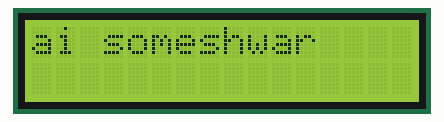
Bench run of a sketch on a simulated Arduino Uno, built with avr-gcc and run on an emulated ATmega328P. Shown: 16×2 character LCD.

Above: at 1.13 s.
At 2.19 s:
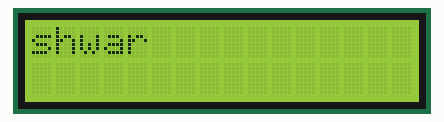
At 3.24 s:
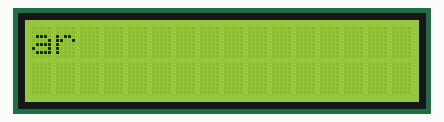
At 5.34 s:
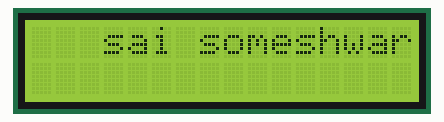
At 7.44 s:
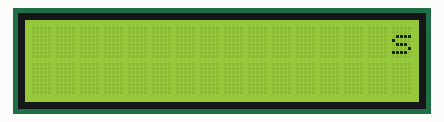
At 9.7 s:
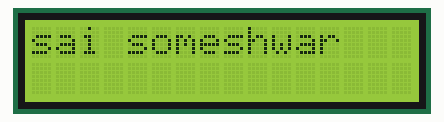

Measured:
- by itself, everything shown: repeats every 9.7 s, in 58 steps
- what the display in image 5 shows lasts 1.2 s, from 9.6 s to 10.8 s

The sketch:

L.C.D_Scroll.ino
```cpp
#include <LiquidCrystal.h>
LiquidCrystal Lcd(12,11,5,4,3,2);
void setup()
{
  Lcd.begin(16,2);
  Lcd.print("sai someshwar");
  delay(1000);

}

void loop()
{
  int a;
  for(int a=0;a<13;a++)
  {
    Lcd.scrollDisplayLeft();
    delay(150);
  }
  for(int a=0;a<29;a++)
  {
    Lcd.scrollDisplayRight();
    delay(150);
  }
  for(int a=0;a<16;a++)
  {
    Lcd.scrollDisplayLeft();
    delay(150);
  }
  delay(1000);
}
```
